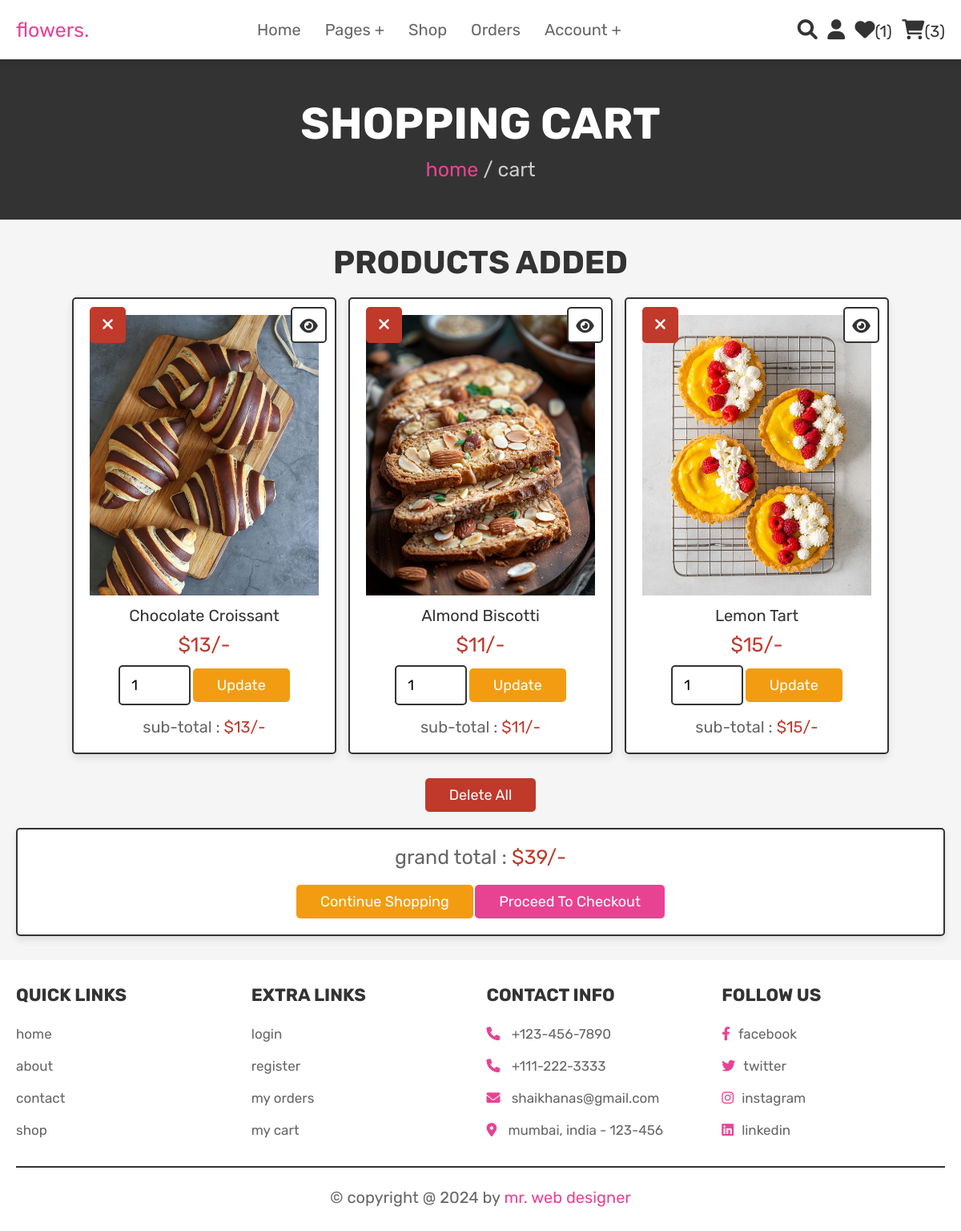
Screenshot of /cart.php (signed in) with the database file from the repository.
### tables this page shows
CREATE TABLE `cart` (
  `id` int(100) NOT NULL,
  `user_id` int(100) NOT NULL,
  `pid` int(100) NOT NULL,
  `name` varchar(100) NOT NULL,
  `price` int(100) NOT NULL,
  `quantity` int(100) NOT NULL,
  `image` varchar(100) NOT NULL
);

### cart.php (the view, shortened to what this page needs)
<?php
@include 'config.php';
$user_id = $_SESSION['user_id'];
?>
<!DOCTYPE html>
<html lang="en">
<head>
   <link rel="stylesheet" href="https://cdnjs.cloudflare.com/ajax/libs/font-awesome/6.0.0/css/all.min.css">
   <link rel="stylesheet" href="css/style.css">
</head>
<body>
<?php @include 'header.php'; ?>
<section class="heading">
    <h3>shopping cart</h3>
    <p> <a href="home.php">home</a> / cart </p>
</section>
<section class="shopping-cart">
    <h1 class="title">products added</h1>
    <div class="box-container">
    <?php
        $grand_total = 0;
        $select_cart = mysqli_query($conn, "SELECT * FROM `cart` WHERE user_id = '$user_id'") or die('query failed');
        if(mysqli_num_rows($select_cart) > 0){
            while($fetch_cart = mysqli_fetch_assoc($select_cart)){
    ?>
    <div  class="box">
        <a href="cart.php?delete=<?php echo $fetch_cart['id']; ?>" class="fas fa-times" onclick="return confirm('delete this from cart?');"></a>
        <a href="view_page.php?pid=<?php echo $fetch_cart['pid']; ?>" class="fas fa-eye"></a>
        <img src="uploaded_img/<?php echo $fetch_cart['image']; ?>" alt="" class="image">
        <div class="name"><?php echo $fetch_cart['name']; ?></div>
        <div class="price">$<?php echo $fetch_cart['price']; ?>/-</div>
        <form action="" method="post">
            <input type="number" min="1" value="<?php echo $fetch_cart['quantity']; ?>" name="cart_quantity" class="qty">
            <input type="submit" value="update" class="option-btn" name="update_quantity">
        </form>
        <div class="sub-total"> sub-total : <span>$<?php echo $sub_total = ($fetch_cart['price'] * $fetch_cart['quantity']); ?>/-</span> </div>
    </div>
    <?php
    $grand_total += $sub_total;
        }
    }else{
        echo '<p class="empty">your cart is empty</p>';
    }
    ?>
    </div>
    <div class="more-btn">
        <a href="cart.php?delete_all" class="delete-btn <?php echo ($grand_total > 1)?'':'disabled' ?>" onclick="return confirm('delete all from cart?');">delete all</a>
    </div>
    <div class="cart-total">
        <p>grand total : <span>$<?php echo $grand_total; ?>/-</span></p>
        <a href="shop.php" class="option-btn">continue shopping</a>
        <a href="checkout.php" class="btn  <?php echo ($grand_total > 1)?'':'disabled' ?>">proceed to checkout</a>
    </div>
</section>
<?php @include 'footer.php'; ?>
</body>
</html>

### css/style.css (style rules this page uses)
:root { --pink:#e84393; --red:#c0392b; --orange:#f39c12; --black:#333; --white:#fff; --light-color:#666; --light-white:#ccc; --light-bg:#f5f5f5; --border:.2rem solid var(--black); --box-shadow:0 .5rem 1rem rgba(0,0,0,.1); }
* { font-family: 'Rubik', sans-serif; margin:0; padding:0; box-sizing: border-box; outline: none; border:none; text-decoration: none; transition:all .2s linear; }
html { font-size: 62.5%; overflow-x: hidden; scroll-behavior: smooth; scroll-padding-top: 6.5rem; }
body { background: var(--light-bg); }
section { padding:3rem 2rem; }
.btn, .delete-btn, .option-btn { display: inline-block; border-radius: .5rem; margin-top: 1rem; font-size: 1.8rem; color:var(--white); cursor: pointer; padding:1rem 3rem; text-transform: capitalize; }
.btn { background-color: var(--pink); }
.delete-btn { background-color: var(--red); }
.option-btn { background-color: var(--orange); }
.more-btn { margin-top: 2rem; text-align: center; }
.heading { display: flex; flex-flow: column; align-items: center; justify-content: center; gap:1rem; background-color: var(--black); text-align: center; min-height: 25vh; }
.heading h3 { font-size: 5.5rem; color:var(--white); text-transform: uppercase; }
.heading p { font-size: 2.5rem; color:var(--light-white); }
.heading p a { color:var(--pink); }
.title { text-align: center; margin-bottom: 2rem; color:var(--black); text-transform: uppercase; font-size: 4rem; }
.shopping-cart .box-container { max-width: 1200px; margin:0 auto; display: grid; grid-template-columns: repeat(auto-fit, 33rem); gap:1.5rem; align-items: flex-start; justify-content: center; }
.shopping-cart .box-container .box { padding:2rem; text-align: center; background-color: var(--white); border:var(--border); box-shadow: var(--box-shadow); border-radius: .5rem; position: relative; }
.shopping-cart .box-container .box .image { height: 35rem; width: 100%; object-fit: cover; }
.shopping-cart .box-container .box .fa-eye, .shopping-cart .box-container .box .fa-times { position: absolute; top:1rem; height: 4.5rem; width: 4.5rem; line-height: 4.3rem; font-size: 2rem; border-radius: .5rem; }
.shopping-cart .box-container .box .fa-eye { right:1rem; border:var(--border); background-color: var(--white); color:var(--black); }
.shopping-cart .box-container .box .fa-times { background-color: var(--red); color:var(--white); }
.shopping-cart .box-container .box .name { font-size: 2rem; color:var(--black); margin:1rem 0; }
.shopping-cart .box-container .box .price { font-size: 2.5rem; color:var(--red); margin:.5rem 0; }
.shopping-cart .box-container .box .qty { width: 9rem; padding:1.2rem 1.4rem; border-radius: .5rem; border:var(--border); font-size: 1.8rem; }
.shopping-cart .box-container .box .sub-total { margin-top: 1.5rem; font-size: 2rem; color:var(--light-color); }
.shopping-cart .box-container .box .sub-total span { color:var(--red); }
.shopping-cart .cart-total { max-width: 1200px; margin:0 auto; padding:2rem; text-align: center; background-color: var(--white); border:var(--border); box-shadow: var(--box-shadow); border-radius: .5rem; margin-top: 2rem; }
.shopping-cart .cart-total p { font-size: 2.5rem; color:var(--light-color); margin-bottom: 1rem; }
.shopping-cart .cart-total p span { color:var(--red); }

### rows the page displays
cart: image (picture), name "Chocolate Croissant", price "13", cart_quantity "1"
cart: image (picture), name "Almond Biscotti", price "11", cart_quantity "1"
cart: image (picture), name "Lemon Tart", price "15", cart_quantity "1"

### other values shown
$wishlist_num_rows "1"
$cart_num_rows "3"
$grand_total "39"
